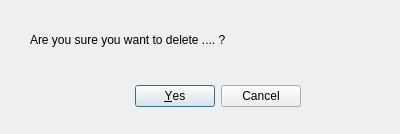
<?xml version="1.0" encoding="UTF-8"?>
<ui version="4.0">
 <class>areYouSureDialog</class>
 <widget class="QDialog" name="areYouSureDialog">
  <property name="geometry">
   <rect>
    <x>0</x>
    <y>0</y>
    <width>400</width>
    <height>134</height>
   </rect>
  </property>
  <property name="windowTitle">
   <string>Confirm Deletion</string>
  </property>
  <widget class="QDialogButtonBox" name="buttonBox">
   <property name="geometry">
    <rect>
     <x>110</x>
     <y>80</y>
     <width>191</width>
     <height>32</height>
    </rect>
   </property>
   <property name="orientation">
    <enum>Qt::Horizontal</enum>
   </property>
   <property name="standardButtons">
    <set>QDialogButtonBox::Cancel|QDialogButtonBox::Yes</set>
   </property>
  </widget>
  <widget class="QLabel" name="label">
   <property name="geometry">
    <rect>
     <x>30</x>
     <y>30</y>
     <width>341</width>
     <height>20</height>
    </rect>
   </property>
   <property name="text">
    <string>Are you sure you want to delete .... ?</string>
   </property>
  </widget>
 </widget>
 <resources/>
 <connections>
  <connection>
   <sender>buttonBox</sender>
   <signal>accepted()</signal>
   <receiver>areYouSureDialog</receiver>
   <slot>accept()</slot>
   <hints>
    <hint type="sourcelabel">
     <x>248</x>
     <y>254</y>
    </hint>
    <hint type="destinationlabel">
     <x>157</x>
     <y>274</y>
    </hint>
   </hints>
  </connection>
  <connection>
   <sender>buttonBox</sender>
   <signal>rejected()</signal>
   <receiver>areYouSureDialog</receiver>
   <slot>reject()</slot>
   <hints>
    <hint type="sourcelabel">
     <x>316</x>
     <y>260</y>
    </hint>
    <hint type="destinationlabel">
     <x>286</x>
     <y>274</y>
    </hint>
   </hints>
  </connection>
 </connections>
</ui>
